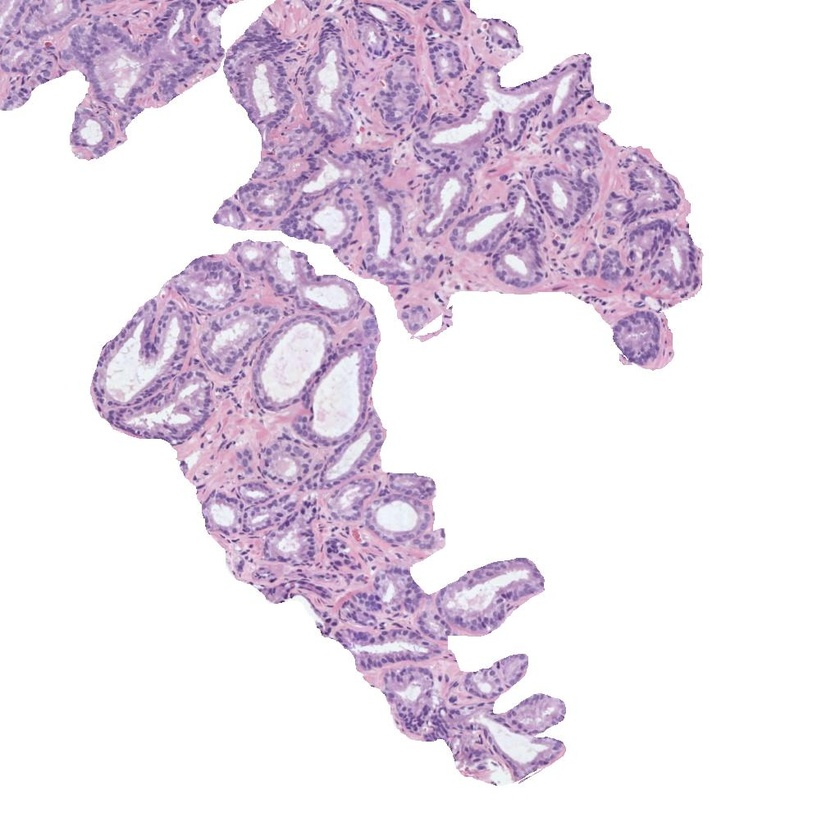
#> input picture 05MIAR_Aprendizaje_Supervisado/Act/histo_2.jpg, 840 x 840 px, shrunk from 1024 x 1024 before the run, found by its file name
$ jupyter execute Actividad_C1_P1_LozanoRodriguez_Jesus.Histo2.ipynb
#> lines starting #> are read from the running program, lines starting #| are printed output that depends on the picture; after the words box and inside, x2 and y2 are one past the last pixel; in counts of white or black regions, pixels touching at a corner belong together
## Convocatoria 1 - Proyecto 1

#### 0) Cargar una de las imágenes histológicas

[cell 1]
# Obtener las imagen 'histo_x.jpg'

[cell 2]
# Implementamos el acceso a los .jpg de manera comoda.
# si no está intalado "pip install requests"
import requests
# URL directa a la imagen en bruto
image_url1 = "https://raw.githubusercontent.com/JLRRC/MASTERIA/main/05MIAR_Aprendizaje_Supervisado/Act/histo_1.jpg"
output_path1 = "histo_1.jpg"  # Nombre para guardar la imagen localmente
image_url2 = "https://raw.githubusercontent.com/JLRRC/MASTERIA/main/05MIAR_Aprendizaje_Supervisado/Act/histo_2.jpg"
output_path2 = "histo_2.jpg"  # Nombre para guardar la imagen localmente

# Descargar la imagen1
response = requests.get(image_url1)
if response.status_code == 200:
    with open(output_path1, "wb") as file:
        file.write(response.content)
    print(f"Imagen descargada exitosamente como: {output_path1}")
else:
    print(f"Error al descargar la imagen. Código de estado: {response.status_code}")

# Descargar la imagen2
response = requests.get(image_url2)
if response.status_code == 200:
    with open(output_path2, "wb") as file:
        file.write(response.content)
    print(f"Imagen descargada exitosamente como: {output_path2}")
else:
    print(f"Error al descargar la imagen. Código de estado: {response.status_code}")

# **SECCIÓN 01 - Para la imagen histo_2.jpg**

[cell 3]
# Utilizar la librería skimage.io para leer la imagen 'histo_x.jpg' en formato RGB.
# Normalizar la imagen para que los píxeles se encuentren en el rango [0, 1]
# Visualizar la imagen

[cell 4]
# Importar las librerías necesarias; skimage y matplotlib
import numpy as np
import matplotlib.pyplot as plt
from skimage import io, filters, img_as_ubyte, color, measure, morphology
from skimage.filters import gaussian, threshold_otsu
from skimage.segmentation import flood
from skimage.util import img_as_ubyte
from skimage.measure import label, regionprops
from scipy.ndimage import binary_fill_holes
import pandas as pd
from tabulate import tabulate

# Leer la imagen en formato RGB
#image_path = "histo_1.jpg"
image_path = "histo_2.jpg"
image = io.imread(image_path)
#> image is the input picture: shape (840, 840, 3); mean R, G, B 233.3, 223.2, 234.9

[cell 5]
# Normalizar la imagen para que los píxeles se encuentren en el rango [0, 1]
image_normalized = image / 255.0

# Visualizar la imagen
plt.figure(figsize=(6, 6))
plt.imshow(image_normalized)
plt.title("Imagen Normalizada (RGB)")
plt.axis("off")
plt.show()

#### 1) Realizar una transformación de color para convertir la imagen al espacio de color CMYK

[cell 6]
# Extraer la componente magenta de la imagen (que corresponde a la región tisular)
# Visualizar la imagen del canal magenta

[cell 7]
# Normalizar los canales RGB al rango [0, 1]
red_channel = image_normalized[:, :, 0]
green_channel = image_normalized[:, :, 1]
blue_channel = image_normalized[:, :, 2]

# Calcular los valores CMY
cyan = 1 - red_channel
magenta = 1 - green_channel
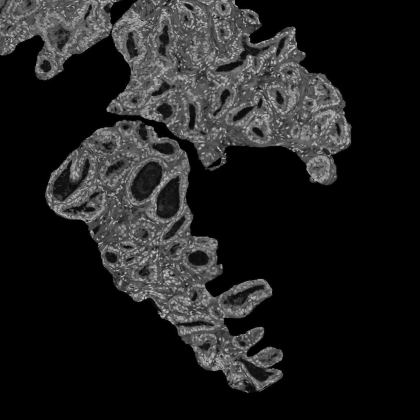
#> magenta: shape (840, 840) float64 (shown at 1/2 size); min 0, max 0.882, mean 0.125
yellow = 1 - blue_channel

# Ajustar la fórmula para obtener el canal Magenta en CMYK
magenta_component = magenta

# Visualizar la imagen normalizada del canal magenta
plt.figure(figsize=(6, 6))
plt.imshow(magenta_component, cmap='magma')
plt.title("Componente Magenta de la Imagen")
plt.axis("off")
plt.show()

#### 2) Umbralizar la imagen para separar los píxeles del fondo de la región tisular

[cell 8]
# Aplicar un filtro gaussiano de tamaño 5x5 y después utilizar el método de Otsu de manera que
# los píxeles correspondientes al lumen y al background de la imagen sean 1s y el resto de los píxeles tengan un valor de 0.
# Nota: Recordar que el método de Otsu requiere como input una imagen en el rango [0-255] en formato "uint8".
# Visualizar la máscara resultante

[cell 9]
# Aplicar un filtro gaussiano con sigma ajustado
gaussian_filtered = gaussian(magenta_component, sigma=2.0, mode='reflect')  # Ajustar sigma

# Convertir la imagen al rango [0, 255] en formato uint8
gaussian_filtered_uint8 = img_as_ubyte(gaussian_filtered)

# Calcular el umbral de Otsu
otsu_threshold = threshold_otsu(gaussian_filtered_uint8)
#> otsu_threshold = 49
print(f"Umbral calculado por Otsu: {otsu_threshold}")
#| Umbral calculado por Otsu: 49

# Crear la máscara binaria (invertida para que lumen y fondo sean 1s)
binary_mask = gaussian_filtered_uint8 < otsu_threshold  # Invertimos el criterio
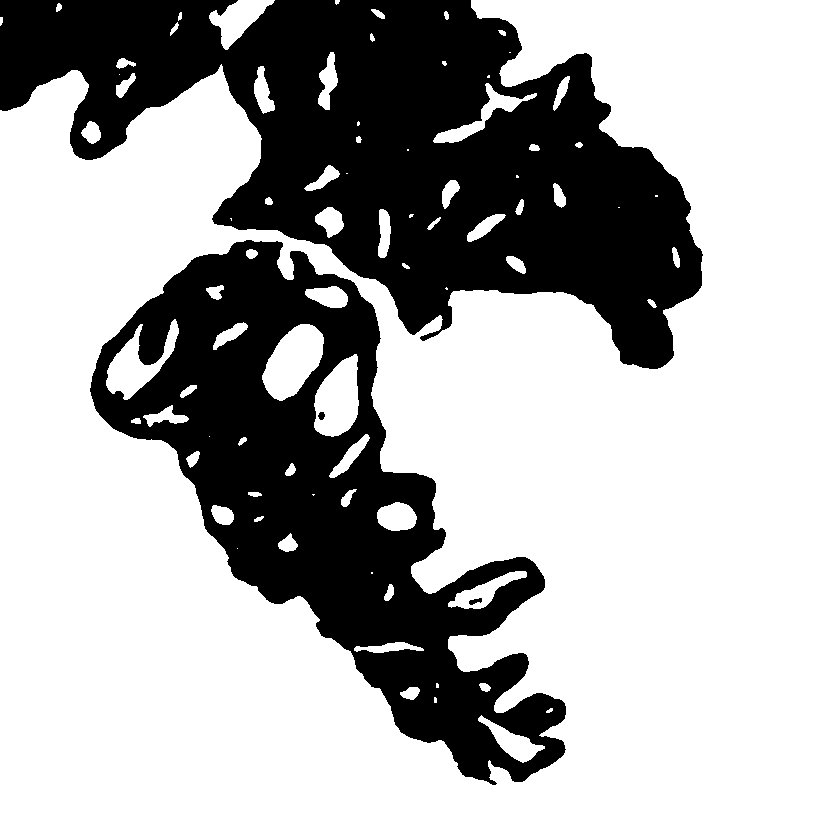
#> binary_mask: shape (840, 840) bool; 68.8% white; 4 black regions, box (x1, y1, x2, y2) and area: (0, 0, 703, 369) 128182, (90, 240, 566, 785) 92210, (469, 598, 482, 605) 54, (318, 412, 325, 420) 42

# Visualizar la máscara binaria
plt.figure(figsize=(6, 6))
plt.imshow(binary_mask, cmap='gray', interpolation='nearest')
plt.title(f"Máscara Otsu t={otsu_threshold}")
plt.axis("on")  # Mostrar ejes para referencia
plt.show()

# Verificar los valores únicos en la máscara para asegurarnos que son 0s y 1s
unique_values = np.unique(binary_mask)
#> unique_values = [False, True]
print(f"Valores únicos en la máscara: {unique_values}")
#| Valores únicos en la máscara: [False  True]

#### 3) Limpiar la imagen eliminando los artefactos de lumen (objetos blancos pequeños que no son lúmenes)

[cell 10]
# Utilizar la librería skimage.morphology.remove_small_objects para eliminar aquellos objetos cuya área sea menor a 300 píxeles
# Más información en https://scikit-image.org/docs/dev/api/skimage.morphology.html#skimage.morphology.remove_small_objects
# Visualizaer la máscara resultante

[cell 11]
# Eliminar objetos pequeños (área menor a 300 píxeles), usamos la "mascata binaria"
filtered_mask = morphology.remove_small_objects(binary_mask, min_size=300)

# Visualizar la máscara original y la máscara filtrada
fig, ax = plt.subplots(1, 2, figsize=(12, 6))

ax[0].imshow(binary_mask, cmap="gray")
ax[0].set_title("Máscara Binaria Original")
ax[0].axis("off")

ax[1].imshow(filtered_mask, cmap="gray")
ax[1].set_title("Máscara Filtrada (Objetos >= 300 px)")
ax[1].axis("off")

plt.tight_layout()
plt.figure(figsize=(6, 6))
plt.show()

#### 4) Rellenar con 0s el fondo de la imagen para quedarnos únicamente con los lúmenes

[cell 12]
# Aplicar el algoritmo de expansión a partir de semillas (region growing) de manera que únicamente los lúmenes sean blancos
# y el resto de la imagen negra. Pista: utilizar dos semillas. Nota: Se pueden fijar las semillas de manera manual, pero
# se valorará positivamente a aquell@s que desarrollen una función para encontrarlas automáticamente.
# Visualizar la máscara resultante.

[cell 13]
# Función para detectar todas las regiones y ordenar las semillas
def find_and_sort_seeds(mask, num_seeds=None, sort_by='area', ascending=True):
    """
    Encuentra todas las semillas basadas en las regiones conectadas y las ordena.
    Args:
        mask: Máscara binaria.
        num_seeds: Número máximo de semillas a devolver (opcional).
        sort_by: Criterio de ordenación ('area' o 'centroid').
        ascending: Orden ascendente o descendente.
    Returns:
        Lista de coordenadas (fila, columna) de las semillas ordenadas.
    """
    labeled_mask = label(mask)
    regions = regionprops(labeled_mask)

    # Ordenar las regiones según el criterio elegido
    if sort_by == 'area':
        sorted_regions = sorted(regions, key=lambda r: r.area, reverse=not ascending)
    elif sort_by == 'centroid':
        sorted_regions = sorted(regions, key=lambda r: r.centroid[0], reverse=not ascending)
    else:
        raise ValueError("Criterio de ordenación no válido: use 'area' o 'centroid'.")

    # Obtener las coordenadas de las semillas
    seeds = [tuple(map(int, region.centroid)) for region in sorted_regions]

    # Limitar al número máximo de semillas si se especifica
    if num_seeds is not None:
        seeds = seeds[:num_seeds]
    return seeds

# Algoritmo de crecimiento de regiones
def region_growing(mask, seeds):
    """
    Aplica crecimiento de región a partir de las semillas dadas.
    Args:
        mask: Máscara binaria.
        seeds: Lista de coordenadas de semillas.
    Returns:
        Máscara binaria con las regiones crecidas.
    """
    region_mask = np.zeros_like(mask, dtype=bool)
    for seed in seeds:
        if mask[seed]:  # Verifica que la semilla está en una región válida
            region = flood(mask, seed_point=seed)
            region_mask |= region  # Combina las regiones crecidas
    return region_mask

# Detectar y ordenar semillas por área (descendente)
sorted_seeds = find_and_sort_seeds(filtered_mask, sort_by='area', ascending=False)
#> in find_and_sort_seeds, `labeled_mask = label(mask)`:
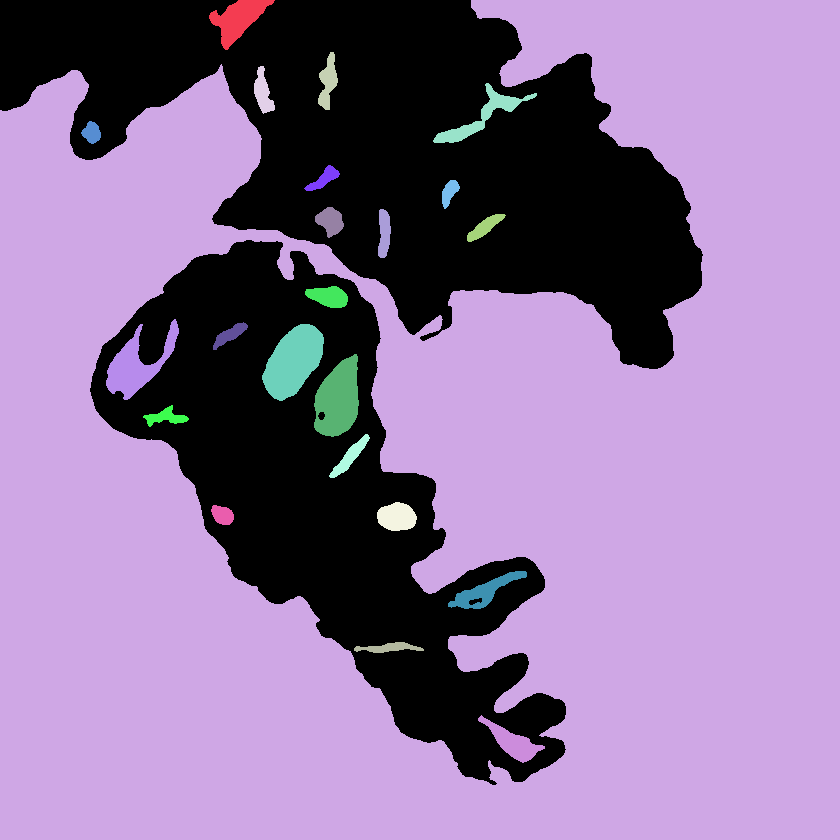
#> labeled_mask: shape (840, 840) int32; 24 distinct labels, from 0 to 23; one colour per label, 0 black
#> in find_and_sort_seeds, `regions = regionprops(labeled_mask)`: regions = 23 regions; largest, box (x1, y1, x2, y2) and area: (0, 0, 840, 840) 461350, (262, 324, 324, 401) 3042, (314, 354, 359, 437) 2658, (106, 319, 179, 400) 2263, (209, 0, 275, 50) 1511
#> in find_and_sort_seeds, `sorted_regions = sorted(regions, key=lambda r: r.area, reverse=not asc..`: sorted_regions has the same summary as regions
#> in find_and_sort_seeds, `seeds = [tuple(map(int, region.centroid)) for region in sorted_regions]`: seeds = [(484, 450), (360, 292), (398, 337), (364, 136), (18, 237), (115, 481), (741, 512), (591, 484), (516, 396), (296, 328), (81, 327), (220, 329), (91, 262), (456, 349), (232, 383), (226, 484), (416, 165), (647, 388), (334, 229), (178, 323), (514, 222), (132, 91), (191, 449)]
#> sorted_seeds has the same summary as seeds in find_and_sort_seeds
print(f"Semillas detectadas (ordenadas por área): {sorted_seeds}")
#> (printed output is left out)

# Excluir las dos primeras semillas que no nos valen.
if len(sorted_seeds) > 2:
    filtered_seeds = sorted_seeds[1:]  # Excluir las dos primeras
#> filtered_seeds = [(360, 292), (398, 337), (364, 136), (18, 237), (115, 481), (741, 512), (591, 484), (516, 396), (296, 328), (81, 327), (220, 329), (91, 262), (456, 349), (232, 383), (226, 484), (416, 165), (647, 388), (334, 229), (178, 323), (514, 222), (132, 91), (191, 449)]
else:
    filtered_seeds = sorted_seeds  # Si hay menos de tres semillas, mantener todas

#filtered_seeds = sorted_seeds
print(f"Semillas seleccionadas (sin las dos primeras): {filtered_seeds}")
#> (printed output is left out)

# Aplicar crecimiento de región desde las semillas seleccionadas
lumen_mask = region_growing(filtered_mask, filtered_seeds)
#> the loop in region_growing, `for seed in seeds:` made 22 passes
#> after the loop in region_growing, `for seed in seeds:`:
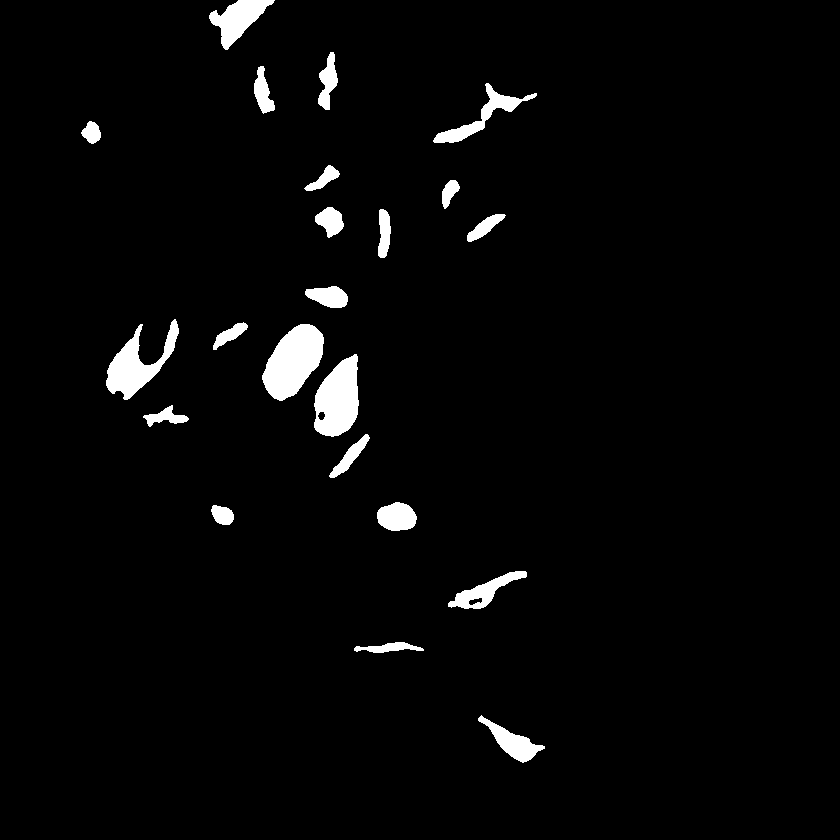
#> region_mask: shape (840, 840) bool; 2.9% white; 22 white regions, largest, box (x1, y1, x2, y2) and area: (262, 324, 324, 401) 3042, (314, 354, 359, 437) 2658, (106, 319, 179, 400) 2263

# Visualizar la máscara final con los lúmenes blancos
plt.figure(figsize=(6, 6))
plt.imshow(lumen_mask, cmap="gray")
plt.title("Máscara Final: Lúmenes Blancos (Semillas Filtradas)")
plt.axis("off")
plt.show()

#### 5) Rellenar los objetos de los lúmenes

[cell 14]
# Rellenar los lúmenes con la función binary_fill_holes de la librería scipy.ndimage.morphology
# Visualizar la máscara resultante

[cell 15]
# Rellenar los lúmenes con la función binary_fill_holes
filled_mask = binary_fill_holes(lumen_mask)

# Visualizar la máscara resultante
plt.figure(figsize=(6, 6))
plt.imshow(filled_mask, cmap="gray")
plt.title("Máscara Final con Lúmenes Rellenos")
plt.axis("off")
plt.show()

#### 6) Detectar y dibujar los contornos de los lúmenes sobre la imagen original

[cell 16]
# Dibujar los contornos de los lúmenes en color verde sobre la imagen original RGB. Nota: Utilizar los flags necesarios
# para que los contornos en verde sean perfectamente visibles.
# Visualizar la imagen superpuesta

[cell 17]
# Encontrar los contornos de los lúmenes
contours = measure.find_contours(filled_mask, level=0.5)
#> contours = 22 point arrays, longest 413 points

# Crear una copia de la imagen original para superponer los contornos
image_with_contours = np.copy(image_normalized)

# Dibujar los contornos en verde (modificando directamente los píxeles)
for contour in contours:
    for y, x in contour:
        y, x = int(y), int(x)
        # Validar que las coordenadas estén dentro de los límites de la imagen
        if 0 <= y < image_with_contours.shape[0] and 0 <= x < image_with_contours.shape[1]:
            image_with_contours[y, x] = [0, 255, 0]  # Verde en formato RGB
            # Píxeles adyacentes para grosor
            if y + 1 < image_with_contours.shape[0]:
                image_with_contours[y + 1, x] = [0, 255, 0]
            if y - 1 >= 0:
                image_with_contours[y - 1, x] = [0, 255, 0]
            if x + 1 < image_with_contours.shape[1]:
                image_with_contours[y, x + 1] = [0, 255, 0]
            if x - 1 >= 0:
                image_with_contours[y, x - 1] = [0, 255, 0]
#> this loop made 22 passes

# Visualizar la imagen con contornos superpuestos
plt.figure(figsize=(6, 6))
plt.imshow(image_with_contours)
plt.title("Contornos de Lúmenes en Color Verde")
plt.axis("off")
plt.show()

#### 7) Identificar y cropear el lumen más grande

[cell 18]
# Determinar cuál es el lumen de mayor área y hacer un crop del mismo sobre la imagen original RGB.
# Visualizar el lumen cropeado.

[cell 19]
# Etiquetar las regiones conectadas en la máscara binaria
labeled_mask = measure.label(filled_mask)

# Calcular las propiedades de las regiones conectadas
regions = measure.regionprops(labeled_mask)
#> regions = 22 regions; largest, box (x1, y1, x2, y2) and area: (262, 324, 324, 401) 3042, (314, 354, 359, 437) 2700, (106, 319, 179, 400) 2263, (209, 0, 275, 50) 1511, (433, 83, 537, 143) 1295

# Verificar si se encontraron regiones
if not regions:
    raise ValueError("No se encontraron regiones conectadas en la máscara.")

# Encontrar la región de mayor área
largest_region = max(regions, key=lambda r: r.area)

# Obtener las coordenadas de la bounding box de la región más grande
min_row, min_col, max_row, max_col = largest_region.bbox
#> min_row = 324; min_col = 262; max_row = 401; max_col = 324

# Definir un margen en píxeles
margin = 40

# Ajustar las coordenadas del bounding box para incluir el margen
min_row = max(min_row - margin, 0)  # Evitar que sea menor que 0
#> min_row = 284
min_col = max(min_col - margin, 0)
#> min_col = 222
max_row = min(max_row + margin, image_normalized.shape[0])  # Evitar que exceda el tamaño de la imagen
#> max_row = 441
max_col = min(max_col + margin, image_normalized.shape[1])
#> max_col = 364

# Validar que las coordenadas de la bounding box estén dentro de los límites de la imagen original
if max_row > image_normalized.shape[0] or max_col > image_normalized.shape[1]:
    raise ValueError("La bounding box excede las dimensiones de la imagen original.")

# Recortar el lumen más grande de la imagen original RGB con el margen incluido
cropped_lumen = image_normalized[min_row:max_row, min_col:max_col]

# Visualizar el lumen recortado
plt.figure(figsize=(6, 6))
plt.imshow(cropped_lumen)
plt.title("Lumen de Mayor Área (Recortado con Margen)")
plt.axis("off")
plt.show()

[cell 20]
from skimage import exposure

# Ajustar el contraste con "equalize_adapthist" para un mejor contraste local
adjusted_cropped_lumen = exposure.equalize_adapthist(cropped_lumen, clip_limit=0.03)
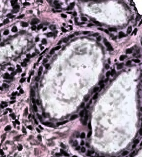
#> adjusted_cropped_lumen: shape (157, 142, 3) float64; mean R, G, B 0.59, 0.535, 0.597

# Mostrar la imagen mejorada
plt.figure(figsize=(6, 6))
plt.imshow(adjusted_cropped_lumen, cmap="gray")  # Usa cmap="gray" para imágenes en escala de grises
plt.title("Lumen de Mayor Área (Contraste Mejorado)")
plt.axis("off")
plt.show()

#### 8) Extraer 13 características geométricas que permitan caracterizar el lumen recortado

[cell 21]
# Calcular las siguientes características del crop del lumen de mayor área, redondeando su valor hasta el cuarto decimal.
# 1) Área
# 2) Área de la bounding box
# 3) Área convexa
# 4) Exentricidad
# 5) Diámetro equivalente
# 6) Extensión
# 7) Diámetro Feret
# 8) Longitud del eje mayor
# 9) Longitud del eje menor
# 10) Orientación
# 11) Perímetro
# 12) Solidez
# 13) Compacidad

[cell 22]
# Verificar si se encontraron regiones conectadas en la máscara
if not regions:
    raise ValueError("No se encontraron regiones conectadas en la máscara binaria.")

# Identificar la región de mayor área
largest_region = max(regions, key=lambda r: r.area)

# Calcular las características geométricas
area = largest_region.area  # Área de la región
#> area = 3042
bounding_box_area = (largest_region.bbox[2] - largest_region.bbox[0]) * (largest_region.bbox[3] - largest_region.bbox[1])  # Área de la bounding box
#> bounding_box_area = 4774
convex_area = largest_region.convex_area  # Área convexa
#> convex_area = 3132
eccentricity = largest_region.eccentricity  # Excentricidad
#> eccentricity = 0.84
equivalent_diameter = largest_region.equivalent_diameter  # Diámetro equivalente
#> equivalent_diameter = 62.23
extent = largest_region.extent  # Extensión
#> extent = 0.637
feret_diameter = max(largest_region.major_axis_length, largest_region.minor_axis_length)  # Diámetro de Feret
#> feret_diameter = 84.73
major_axis_length = largest_region.major_axis_length  # Longitud del eje mayor
#> major_axis_length = 84.73
minor_axis_length = largest_region.minor_axis_length  # Longitud del eje menor
#> minor_axis_length = 45.93
orientation = largest_region.orientation  # Orientación
#> orientation = -0.564
perimeter = largest_region.perimeter  # Perímetro
#> perimeter = 220.7
solidity = largest_region.solidity  # Solidez
#> solidity = 0.971
compactness = (perimeter ** 2) / (4 * np.pi * area)  # Compacidad
#> compactness = 1.27

# [17 lines of commented-out code are left out]
caracteristicas = [
    "Área",
    "Área de la bounding box",
    "Área convexa",
    "Excentricidad",
    "Diámetro equivalente",
    "Extensión",
    "Diámetro Feret",
    "Longitud del eje mayor",
    "Longitud del eje menor",
    "Orientación",
    "Perímetro",
    "Solidez",
    "Compacidad",
]

valores = [
    area,
    bounding_box_area,
    convex_area,
    eccentricity,
    equivalent_diameter,
    extent,
    feret_diameter,
    major_axis_length,
    minor_axis_length,
    orientation,
    perimeter,
    solidity,
    compactness,
]
#> valores = [3042, 4774, 3132, 0.84, 62.23, 0.637, 84.73, 84.73, 45.93, -0.564, 220.7, 0.971, 1.27]

# Crear un DataFrame con los datos
data = pd.DataFrame({"Características": caracteristicas, "Valor": valores})
#> data = table of 13 rows and 2 columns

# Redondear los valores a 4 decimales
data["Valor"] = data["Valor"].round(4)

# Mostrar la tabla en un formato similar al de tu imagen
print(tabulate(data, headers="keys", tablefmt="grid"))
#| +----+-------------------------+-----------+
#| |    | Características         |     Valor |
#| +====+=========================+===========+
#> (further printed lines are left out)
